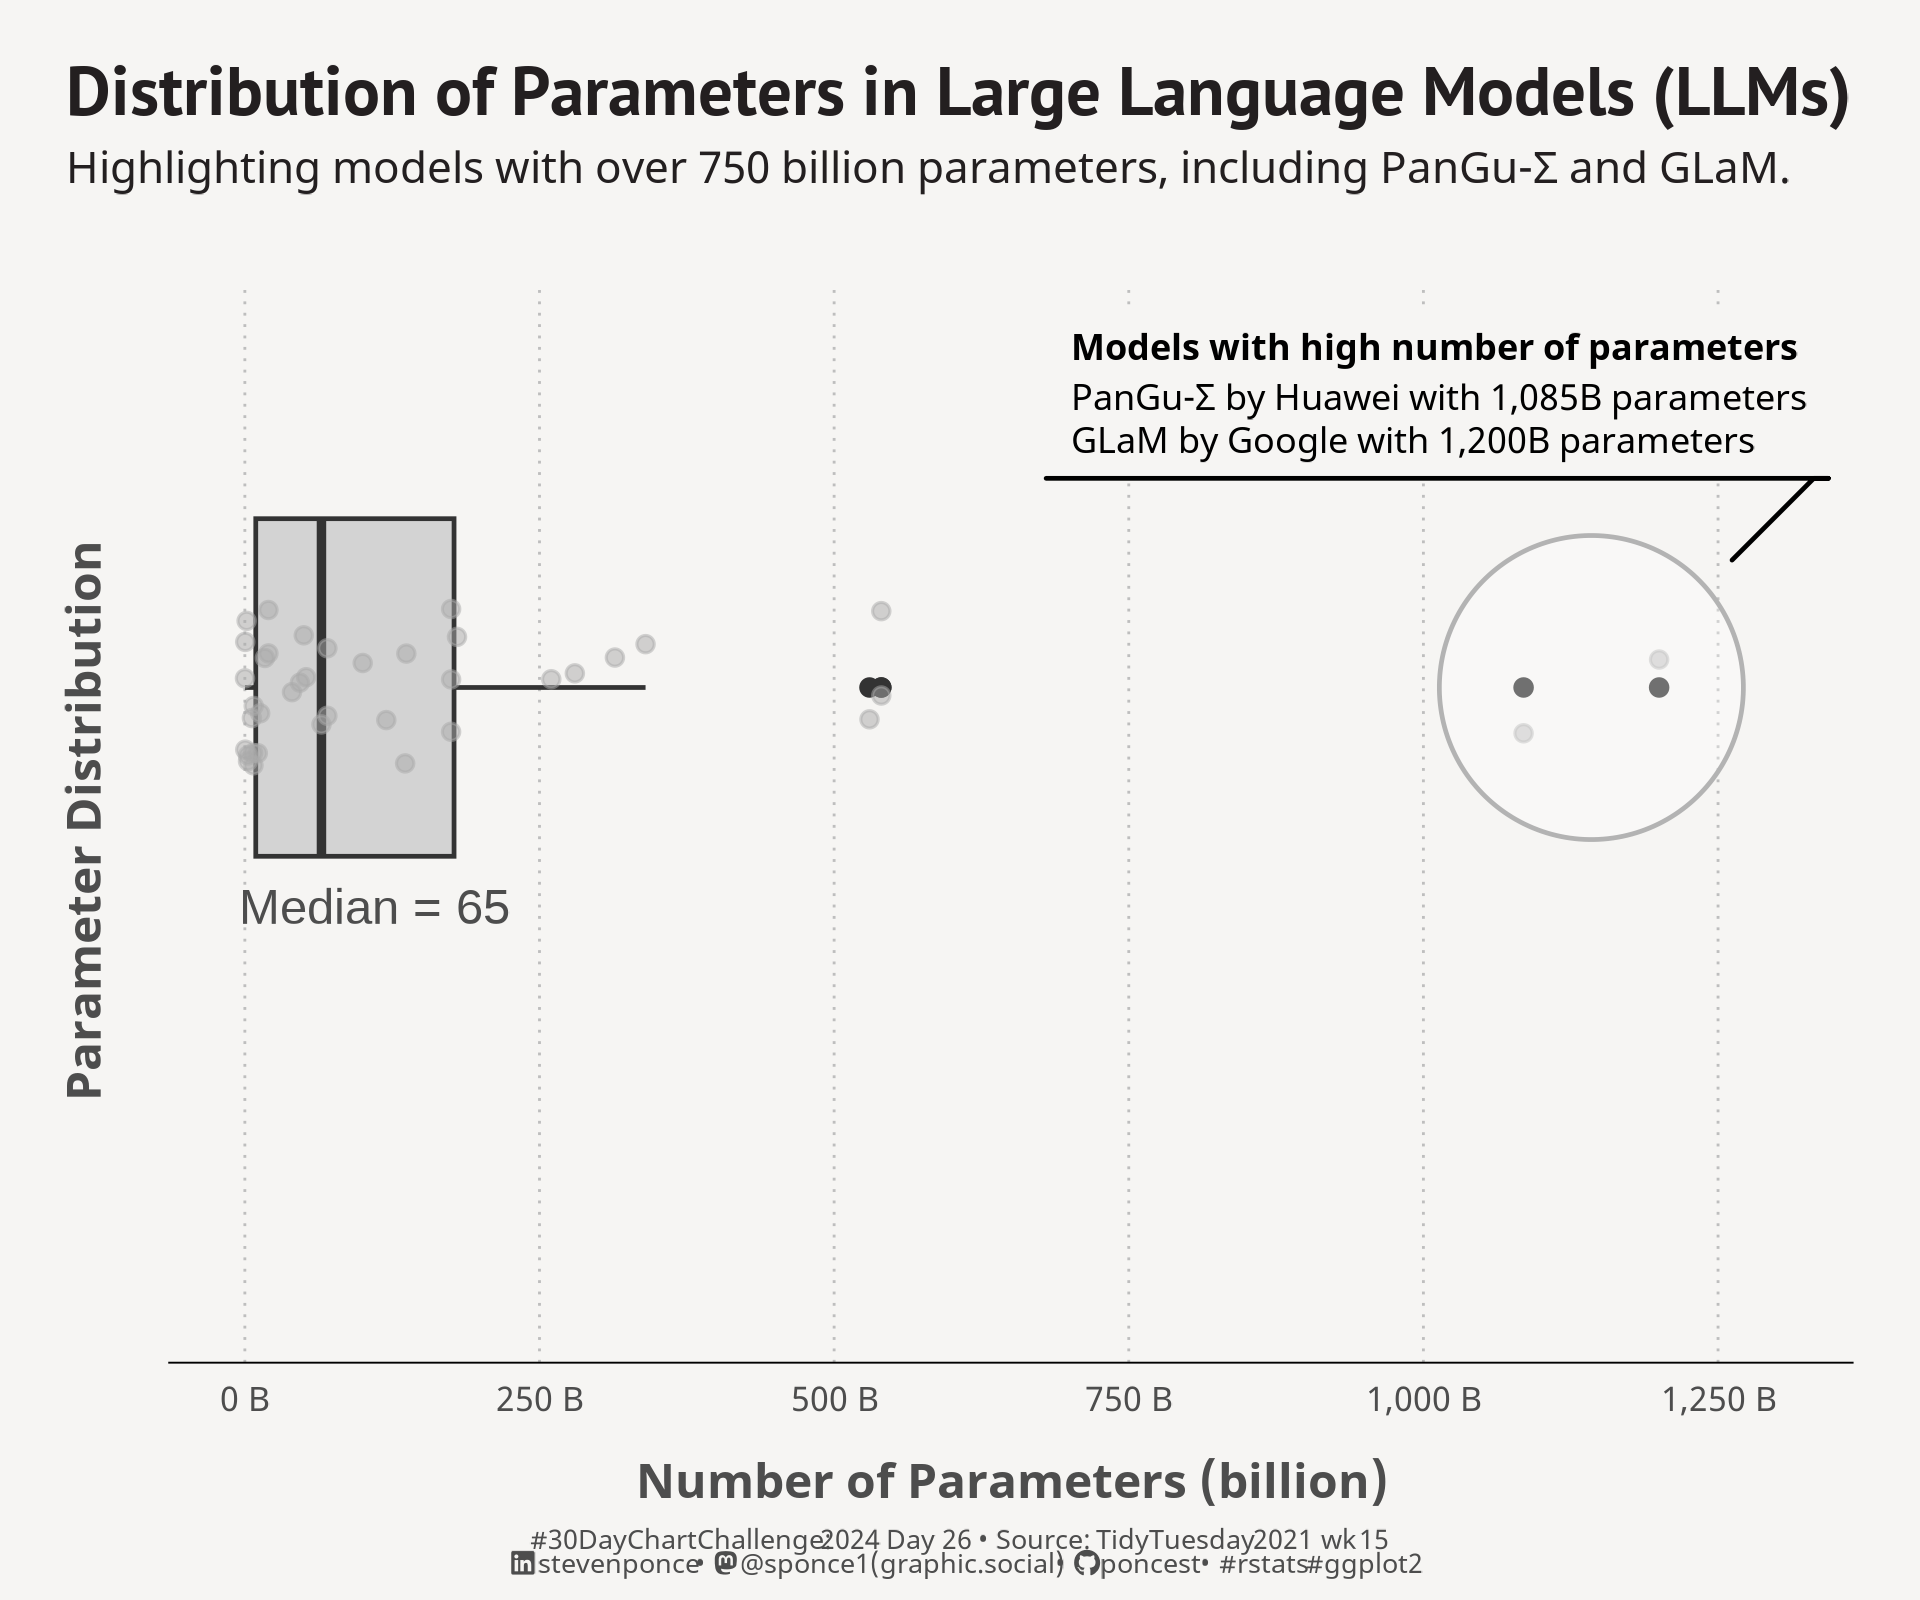

Write R code to recreate this figure.

## Challenge: #30DayChartChallenge 2024 day 26
## Topic:     Uncertainties | ai
## Author:    Steven Ponce
## Date:      2024-04-26

## Data:      Large Language Model List (via Wikipedia)
## Link:      https://en.wikipedia.org/wiki/Large_language_model


## 1. LOAD PACKAGES & SETUP ---- 
pacman::p_load(
  tidyverse,   # Easily Install and Load the 'Tidyverse'
  ggtext,      # Improved Text Rendering Support for 'ggplot2'
  showtext,    # Using Fonts More Easily in R Graphs
  janitor,     # Simple Tools for Examining and Cleaning Dirty Data
  skimr,       # Compact and Flexible Summaries of Data
  scales,      # Scale Functions for Visualization
  lubridate,   # Make Dealing with Dates a Little Easier
  MetBrewer,   # Color Palettes Inspired by Works at the Metropolitan Museum of Art
  MoMAColors,  # Color Palettes Inspired by Artwork at the Museum of Modern Art in New York City
  glue,        # Interpreted String Literals
  ggforce      # Accelerating 'ggplot2'       
  )

### |- figure size ---- 
camcorder::gg_record( 
  dir    = here::here("temp_plots"), 
  device = "png",
  width  = 6,
  height = 5,
  units  = "in",
  dpi    = 320)

### |- resolution ---- 
showtext_opts(dpi = 320, regular.wt = 300, bold.wt = 800)


## 2. READ IN THE DATA ----

# Data from tidytuesday 2021 week 15 "global deforestation' (2021-04-06).
llm_data <- read_csv(here::here("2024/data/LLM List.csv")) |> 
  clean_names() |>
  glimpse()


## 3. EXAMINING THE DATA ----
glimpse(llm_data)
skim(llm_data)
colnames(llm_data)


## 4. TIDYDATA ----

### |- tidy data ---
llm_data_tidy <- llm_data |> 
  mutate(
    name = as_factor(name),
    developer = as_factor(developer),
    release_date = my(release_date),
  )

# label data
label_data <- plot_data |>
  filter(number_of_parameters_billion > 750)

### |- plot data ---
plot_data <- llm_data_tidy |>
  filter(!is.na(number_of_parameters_billion) & 
           !is.infinite(number_of_parameters_billion)) |>
  arrange(number_of_parameters_billion)


# 5. VISUALIZATION ----  
### |- plot aesthetics ---- 
bkg_col      <- colorspace::lighten('#f6f5f3', 0.05)      
title_col    <- "#231F20"             
subtitle_col <- "#231F20"     
caption_col  <- "gray30"   
text_col     <- "gray30"     

### |-  titles and caption ----
# icons
tt <- str_glue("#30DayChartChallenge: { 2024 } Day { 26 } &bull; Source: TidyTuesday 2021 wk 15<br>") 
li <- str_glue("<span style='font-family:fa6-brands'>&#xf08c;</span>")  
gh <- str_glue("<span style='font-family:fa6-brands'>&#xf09b;</span>")
mn <- str_glue("<span style='font-family:fa6-brands'>&#xf4f6;</span>")

# text
title_text    <- str_glue("Distribution of Parameters in Large Language Models (LLMs)") 

subtitle_text <- str_glue("Highlighting models with over 750 billion parameters, including PanGu-Σ and GLaM.")

caption_text  <- str_glue("{tt} {li} stevenponce &bull; {mn} @sponce1(graphic.social) &bull; {gh} poncest &bull; #rstats #ggplot2")

### |-  fonts ----
font_add('fa6-brands', 'fonts/6.4.2/Font Awesome 6 Brands-Regular-400.otf')  
font_add_google("PT Sans", regular.wt = 400, family = "title")                 
font_add_google("Noto Sans", regular.wt = 400, family = "subtitle")  
font_add_google("Noto Sans", regular.wt = 400, family = "text")        
font_add_google("Noto Sans", regular.wt = 400,family = "caption")
showtext_auto(enable = TRUE)  

### |-  plot theme ----
theme_set(theme_minimal(base_size = 12, base_family = "text")) 

theme_update(
  plot.title.position   = "plot",
  plot.caption.position = "plot",
  legend.position       = "plot",
  plot.margin           = margin(t = 10, r = 15, b = 0, l = 15),               
  plot.background       = element_rect(fill = bkg_col, color = bkg_col),
  panel.background      = element_rect(fill = bkg_col, color = bkg_col),
  axis.title.x          = element_text(margin = margin(10, 0, 0, 0), size = rel(.9), color = text_col, family = "text", face = "bold"),
  axis.title.y          = element_text(margin = margin(0, 10, 0, 0), size = rel(.9), color = text_col, family = "text", face = "bold"),
  axis.text.x           = element_text(size = rel(.8), color = text_col, family = "text"),
  axis.text.y           = element_blank(),
  axis.line.x           = element_line(color = "black", linewidth = .2),
  panel.grid.minor.y    = element_blank(),
  panel.grid.major.y    = element_blank(),
  panel.grid.minor.x    = element_blank(),
  panel.grid.major.x    = element_line(linetype = "dotted", linewidth = 0.3, color = "gray"),
 ) 

### |-  Main plot ----  
plot_data |> 
  ggplot(aes(x = number_of_parameters_billion, y = factor(0))) +
  
  # Geom
  geom_boxplot(aes(fill = 'Distribution'), outliers = TRUE, width = 0.5) +
  geom_jitter(aes(color = 'Outliers'), width = 0, height = 0.12, alpha = 0.5) +
  
  ggforce::geom_mark_circle(
    data = label_data,
    aes(
      label = "Models with high number of parameters", 
      description = str_glue("PanGu-Σ by Huawei with 1,085B parameters  GLaM by Google with 1,200B parameters")
    ),
    expand = 0.05, 
    label.buffer = unit(0.5, "lines"),
    color = "gray70",
    fill = "transparent",
    label.fill = bkg_col,
    label.fontsize = 8,
    label.family = "text",
    con.type = "elbow"
  ) +
  
  annotate(
    "text", 
    x = 110, 
    y = 0, 
    label = paste("Median =", median(plot_data$number_of_parameters_billion, na.rm = TRUE)), 
    vjust = -13, 
    color = "gray30"
  ) +
  
  # Scale
  scale_x_continuous(
    breaks = seq(0, 1300, by = 250),
    limits = c(0, 1300),
    labels = comma_format(suffix = " B")
  ) +
  
  scale_y_discrete() +
  scale_fill_manual(values = "lightgray") +  
  scale_color_manual(values = "darkgray") +  
  coord_cartesian(clip = 'off') +
  
  # Labs
  labs(
    x = "Number of Parameters (billion)",
    y = "Parameter Distribution",
    title  = title_text,
    subtitle = subtitle_text,
    caption  = caption_text
  ) +

  # Theme
  theme(  
    plot.title      = element_text(
      size          = rel(1.3),
      family        = "title",
      face          = "bold",
      color         = title_col,
      lineheight    = 1.1,
      margin        = margin(t = 5, b = 5)
    ),
    plot.subtitle   = element_text(
      size          = rel(.82), 
      family        = 'subtitle',
      color         = subtitle_col,
      lineheight    = 1.1, 
      margin        = margin(t = 0, b = 20)
    ),
    plot.caption    = element_markdown(
      size          = rel(.5),
      family        = "caption",
      color         = caption_col,
      lineheight    = 0.65,
      hjust         = 0.5,
      halign        = 0.5,
      margin        = margin(t = 5, b = 5)
    ),
  ) 


# 6. SESSION INFO ----  
sessioninfo::session_info(include_base = TRUE) 

# ─ Session info ────────────────────────────────────────────────────────
# setting  value
# version  R version 4.3.3 (2024-02-29 ucrt)
# os       Windows 10 x64 (build 19045)
# system   x86_64, mingw32
# ui       RStudio
# language (EN)
# collate  English_United States.utf8
# ctype    English_United States.utf8
# tz       America/New_York
# date     2024-04-23
# rstudio  2023.12.1+402 Ocean Storm (desktop)
# pandoc   NA
# 
# ─ Packages ────────────────────────────────────────────────────────────
# ! package     * version    date (UTC) lib source
# base        * 4.3.3      2024-02-29 [2] local
# P base64enc     0.1-3      2015-07-28 [?] CRAN (R 4.3.0)
# P bit           4.0.5      2022-11-15 [?] CRAN (R 4.3.0)
# P bit64         4.0.5      2020-08-30 [?] CRAN (R 4.3.0)
# P camcorder     0.1.0      2022-10-03 [?] CRAN (R 4.3.0)
# cli           3.6.2      2023-12-11 [1] CRAN (R 4.3.3)
# P colorspace    2.1-0      2023-01-23 [?] CRAN (R 4.3.0)
# P commonmark    1.9.0      2023-03-17 [?] CRAN (R 4.3.0)
# P compiler      4.3.3      2024-02-29 [?] local
# cowplot       1.1.3      2024-01-22 [1] CRAN (R 4.3.3)
# P crayon        1.5.2      2022-09-29 [?] CRAN (R 4.3.0)
# P curl          5.2.0      2023-12-08 [?] RSPM (R 4.3.0)
# P datasets    * 4.3.3      2024-02-29 [?] local
# P digest        0.6.33     2023-07-07 [?] CRAN (R 4.3.1)
# P dplyr       * 1.1.4      2023-11-17 [?] RSPM (R 4.3.0)
# P fansi         1.0.6      2023-12-08 [?] RSPM (R 4.3.0)
# P farver        2.1.1      2022-07-06 [?] CRAN (R 4.3.0)
# P fastmap       1.1.1      2023-02-24 [?] CRAN (R 4.3.0)
# P forcats     * 1.0.0      2023-01-29 [?] CRAN (R 4.3.0)
# P generics      0.1.3      2022-07-05 [?] CRAN (R 4.3.0)
# P ggforce     * 0.4.2      2024-02-19 [?] CRAN (R 4.3.2)
# P ggplot2     * 3.5.0      2024-02-23 [?] CRAN (R 4.3.2)
# ggstream      0.1.0      2021-05-06 [1] CRAN (R 4.3.3)
# P ggtext      * 0.1.2      2022-09-16 [?] CRAN (R 4.3.0)
# P gifski        1.12.0-2   2023-08-12 [?] CRAN (R 4.3.1)
# P glue        * 1.7.0      2024-01-09 [?] CRAN (R 4.3.2)
# P graphics    * 4.3.3      2024-02-29 [?] local
# P grDevices   * 4.3.3      2024-02-29 [?] local
# P grid          4.3.3      2024-02-29 [?] local
# P gridtext      0.1.5      2022-09-16 [?] CRAN (R 4.3.0)
# P gtable        0.3.4      2023-08-21 [?] CRAN (R 4.3.1)
# P here          1.0.1      2020-12-13 [?] CRAN (R 4.3.0)
# P hms           1.1.3      2023-03-21 [?] CRAN (R 4.3.0)
# P htmltools     0.5.7      2023-11-03 [?] RSPM (R 4.3.0)
# P janitor     * 2.2.0      2023-02-02 [?] CRAN (R 4.3.0)
# P jsonlite      1.8.8      2023-12-04 [?] RSPM (R 4.3.0)
# P knitr         1.45       2023-10-30 [?] RSPM (R 4.3.0)
# P lifecycle     1.0.4      2023-11-07 [?] CRAN (R 4.3.2)
# P lubridate   * 1.9.3      2023-09-27 [?] RSPM (R 4.3.0)
# P magick        2.8.3      2024-02-18 [?] CRAN (R 4.3.3)
# P magrittr      2.0.3      2022-03-30 [?] CRAN (R 4.3.0)
# P markdown      1.12       2023-12-06 [?] CRAN (R 4.3.2)
# P MASS          7.3-60.0.1 2024-01-13 [?] CRAN (R 4.3.3)
# P MetBrewer   * 0.2.0      2022-03-21 [?] CRAN (R 4.3.1)
# P methods     * 4.3.3      2024-02-29 [?] local
# MoMAColors  * 0.0.0.9000 2024-03-31 [1] Github (BlakeRMills/MoMAColors@6f5d75d)
# P munsell       0.5.0      2018-06-12 [?] CRAN (R 4.3.0)
# P pacman        0.5.1      2019-03-11 [?] CRAN (R 4.3.0)
# P parallel      4.3.3      2024-02-29 [?] local
# P pillar        1.9.0      2023-03-22 [?] CRAN (R 4.3.0)
# P pkgconfig     2.0.3      2019-09-22 [?] CRAN (R 4.3.0)
# P polyclip      1.10-6     2023-09-27 [?] CRAN (R 4.3.1)
# P purrr       * 1.0.2      2023-08-10 [?] CRAN (R 4.3.1)
# P R6            2.5.1      2021-08-19 [?] CRAN (R 4.3.0)
# P ragg          1.2.7      2023-12-11 [?] RSPM (R 4.3.0)
# Rcpp          1.0.12     2024-01-09 [1] CRAN (R 4.3.3)
# P readr       * 2.1.5      2024-01-10 [?] CRAN (R 4.3.2)
# renv          1.0.5      2024-02-29 [1] CRAN (R 4.3.3)
# P repr          1.1.6      2023-01-26 [?] CRAN (R 4.3.0)
# P rlang         1.1.3      2024-01-10 [?] CRAN (R 4.3.2)
# P rprojroot     2.0.4      2023-11-05 [?] RSPM (R 4.3.0)
# P rstudioapi    0.15.0     2023-07-07 [?] CRAN (R 4.3.1)
# P rsvg          2.6.0      2023-10-08 [?] RSPM (R 4.3.0)
# P scales      * 1.3.0      2023-11-28 [?] CRAN (R 4.3.2)
# P sessioninfo   1.2.2      2021-12-06 [?] CRAN (R 4.3.0)
# P showtext    * 0.9-7      2024-03-02 [?] CRAN (R 4.3.3)
# P showtextdb  * 3.0        2020-06-04 [?] CRAN (R 4.3.0)
# P skimr       * 2.1.5      2022-12-23 [?] CRAN (R 4.3.0)
# P snakecase     0.11.1     2023-08-27 [?] CRAN (R 4.3.1)
# P stats       * 4.3.3      2024-02-29 [?] local
# P stringi       1.8.3      2023-12-11 [?] RSPM (R 4.3.0)
# P stringr     * 1.5.1      2023-11-14 [?] RSPM (R 4.3.0)
# P svglite       2.1.1      2023-01-10 [?] CRAN (R 4.3.0)
# P sysfonts    * 0.8.9      2024-03-02 [?] CRAN (R 4.3.3)
# P systemfonts   1.0.5      2023-10-09 [?] RSPM (R 4.3.0)
# P textshaping   0.3.6      2021-10-13 [?] CRAN (R 4.3.0)
# P tibble      * 3.2.1      2023-03-20 [?] CRAN (R 4.3.0)
# P tidyr       * 1.3.1      2024-01-24 [?] CRAN (R 4.3.2)
# tidyselect    1.2.1      2024-03-11 [1] CRAN (R 4.3.3)
# P tidyverse   * 2.0.0      2023-02-22 [?] CRAN (R 4.3.0)
# P timechange    0.2.0      2023-01-11 [?] CRAN (R 4.3.0)
# P tools         4.3.3      2024-02-29 [?] local
# P tweenr        2.0.3      2024-02-26 [?] CRAN (R 4.3.3)
# P tzdb          0.4.0      2023-05-12 [?] CRAN (R 4.3.0)
# P utf8          1.2.4      2023-10-22 [?] CRAN (R 4.3.2)
# P utils       * 4.3.3      2024-02-29 [?] local
# P vctrs         0.6.5      2023-12-01 [?] CRAN (R 4.3.2)
# P vroom         1.6.5      2023-12-05 [?] RSPM (R 4.3.0)
# P withr         3.0.0      2024-01-16 [?] CRAN (R 4.3.2)
# P xfun          0.41       2023-11-01 [?] CRAN (R 4.3.2)
# P xml2          1.3.6      2023-12-04 [?] RSPM (R 4.3.0)
# 
# [1] C:/Users/poncest/OneDrive - Bristol Myers Squibb/RStudio/_CHALLENGES/30DayChartChallenge/renv/library/R-4.3/x86_64-w64-mingw32
# [2] C:/Users/poncest/AppData/Local/R/cache/R/renv/sandbox/R-4.3/x86_64-w64-mingw32/07866f9d
# 
# P ── Loaded and on-disk path mismatch.
# 
# ───────────────────────────────────────────────────────────────────────
# > 
